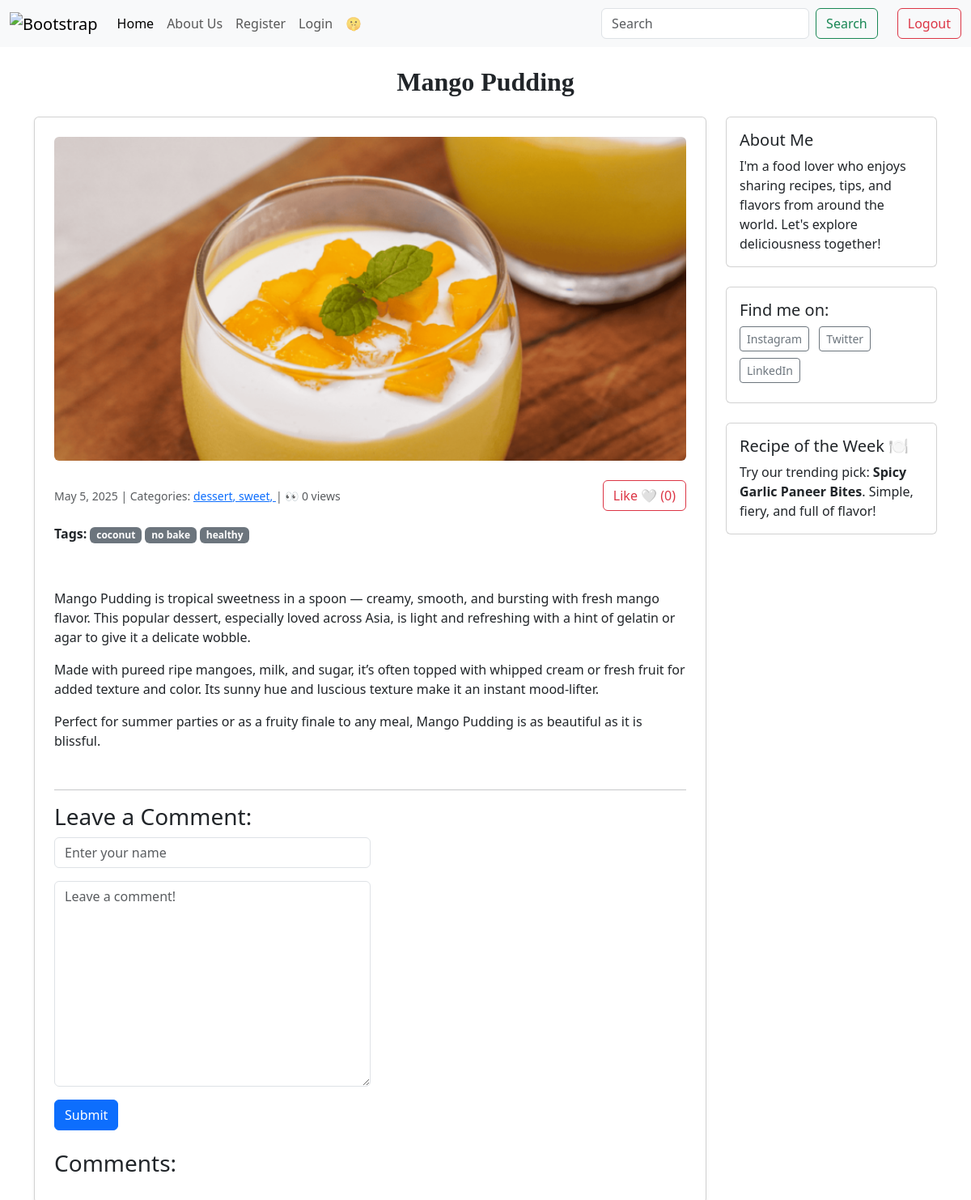
The page /post/26/ on the database its author committed.
### blogapp/models.py (models this page shows, shortened)
class Post(models.Model):
    title = models.CharField(max_length=255)
    body = models.TextField(default='nada')
    created_on = models.DateTimeField(auto_now_add=True)
    last_modified = models.DateTimeField(auto_now=True)
    categories = models.ManyToManyField("Category", related_name="posts")
    image = models.ImageField(upload_to='post_images/', blank=True, null=True)
    likes = models.ManyToManyField(User, related_name='post_likes', blank=True)
    tags = models.ManyToManyField('Tag', blank=True, related_name='posts')
    def total_likes(self):
        return self.likes.count()
    @property
    def total_views(self):
        return self.postview_set.count() #postview_set is Django’s default reverse relation

class Category(models.Model):
    name = models.CharField(max_length=30)
    class Meta:
        verbose_name_plural = 'Categories'

class Tag(models.Model):
    name = models.CharField(max_length=20)

### blogapp/views.py (the view, shortened to what this page needs)
# urls.py: path("post/<int:pk>/", views.blog_detail, name="blog_detail"),
def blog_detail(request, pk):
    post = Post.objects.get(pk=pk)
    form = CommentForm()
    if request.user.is_authenticated:
        PostView.objects.create(user=request.user, post=post)
    comments = Comment.objects.filter(post=post)
    context = {
        "post": post,
        "comments": comments,
        "form": CommentForm(),
    }
    return render(request, "blogapp/detail.html", context)

### blogapp/forms.py
class CommentForm(forms.Form):
    author = forms.CharField(
        max_length=35,
        widget = forms.TextInput(
            attrs={"class": "form-control", "placeholder": "Enter your name"}
        ),
    )
    body = forms.CharField(
        widget=forms.Textarea(
            attrs={'class':'form-control', "placeholder":"Leave a comment!"}
        ),
    )

### blogapp/templates/blogapp/detail.html (shortened to what this page needs)
{% extends "blogapp/index.html" %}
{% load widget_tweaks %}
    {% block page_title %}
    <div class="text-center my-4">
     <h2 style="font-family: 'Javanese Text', serif; font-weight: bold;"> {{post.title }} </h2>
    </div>
    {% endblock page_title %}
    {% block page_content %}
    <div class="container mt-4">
        <div class="row">
            <div class="col-md-9">
                <div class="card p-4 shadow-sm">
                    <img src="{{ post.image.url }}" class="card-img-top mb-4 rounded" alt="{{post.title}}" style="max-height: 400px; object-fit: cover;">
                    <div class="d-flex align-items-center justify-content-between mb-3">
                        <small class="text-muted">
                            {{ post.created_on.date}} | Categories:
                            {% for category in post.categories.all %}
                                <a href="{% url 'blog_category' category.name %}">
                                    {{ category.name }},
                                </a>
                            {% endfor %}
                            | 👀 {{post.total_views}} views
                        </small>
                        <form action="{% url 'like_post' post.pk %}" method="POST">
                            {% if user in post.likes.all %}
                                <button type="submit" class="btn btn-danger">Unlike ❤️ ({{ post.total_likes }})</button>
                            {% else %}
                                <button type="submit" class="btn btn-outline-danger">Like 🤍 ({{ post.total_likes }})</button>
                            {% endif %}
                        </form>
                    </div>
                    <p><strong>Tags:</strong>
                        {% for tag in post.tags.all %}
                            <span class="badge bg-secondary">{{ tag.name }}</span>
                        {% empty %}
                            No tags.
                        {% endfor %}
                    </p>
                    <p class="mb-4 mt-3"> {{ post.body | linebreaks }}</p>
                    <hr>
                    <h3> Leave a Comment:</h3>
                    <form method="post" class="mb-4">
                        <div class='mb-3 w-50'>
                            {{form.author|add_class:"form_control"}}
                        </div>
                        <div class='mb-3 w-50'>
                            {{form.body|add_class:"form_control"}}
                        </div>
                        <button type="submit" class="btn btn-primary">Submit</button>
                    </form>
                    <h3>Comments: </h3>
                </div>
            </div>
             <div class="col-md-3">
                {% include "partials/sidebar.html" %}
             </div>
        </div>
    </div>
    {% endblock page_content %}

### rows shown on the page
Post: title "Mango Pudding", image (picture), created_on "May 5, 2025", total_views "0", total_likes "0", body "Mango Pudding is tropical sweetness in a spoon — creamy, smooth, and bursting with fresh mango flavor. This popular dessert, especially loved across Asia, is light and refreshing with a hint of gelatin or agar to give it a delicate wobble. Made with pureed ripe mangoes, milk, and sugar, it’s often topped with whipped cream or fresh fruit for added texture and color. Its sunny hue and luscious texture make it an instant mood-lifter. Perfect for summer parties or as a fruity finale to any meal, Mango Pudding is as beautiful as it is blissful."
Category: name "dessert"
Category: name "sweet"
Tag: name "coconut"
Tag: name "no bake"
Tag: name "healthy"
